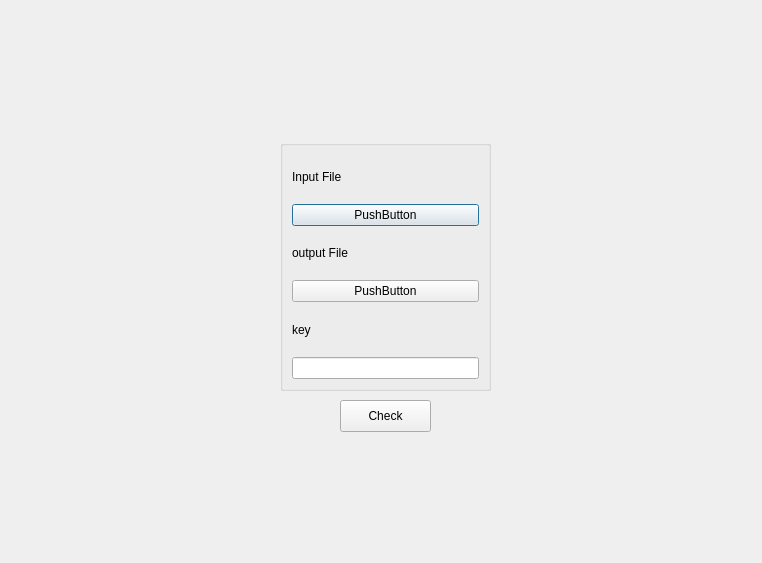
<?xml version="1.0" encoding="UTF-8"?>
<ui version="4.0">
 <class>linker</class>
 <widget class="QDialog" name="linker">
  <property name="geometry">
   <rect>
    <x>0</x>
    <y>0</y>
    <width>762</width>
    <height>563</height>
   </rect>
  </property>
  <property name="windowTitle">
   <string>Dialog</string>
  </property>
  <widget class="QGroupBox" name="groupBox">
   <property name="geometry">
    <rect>
     <x>280</x>
     <y>140</y>
     <width>211</width>
     <height>251</height>
    </rect>
   </property>
   <property name="title">
    <string/>
   </property>
   <layout class="QVBoxLayout" name="verticalLayout">
    <item>
     <widget class="QLabel" name="label_2">
      <property name="text">
       <string>Input File </string>
      </property>
     </widget>
    </item>
    <item>
     <widget class="QPushButton" name="pushButton_openfile">
      <property name="text">
       <string>PushButton</string>
      </property>
     </widget>
    </item>
    <item>
     <widget class="QLabel" name="label">
      <property name="text">
       <string>output File</string>
      </property>
     </widget>
    </item>
    <item>
     <widget class="QPushButton" name="pushButton_output">
      <property name="text">
       <string>PushButton</string>
      </property>
     </widget>
    </item>
    <item>
     <widget class="QLabel" name="label_3">
      <property name="text">
       <string>key</string>
      </property>
     </widget>
    </item>
    <item>
     <widget class="QLineEdit" name="lineEdit_key"/>
    </item>
   </layout>
  </widget>
  <widget class="QPushButton" name="pushButton_load">
   <property name="geometry">
    <rect>
     <x>340</x>
     <y>400</y>
     <width>91</width>
     <height>32</height>
    </rect>
   </property>
   <property name="text">
    <string>Check</string>
   </property>
  </widget>
 </widget>
 <resources/>
 <connections/>
</ui>
